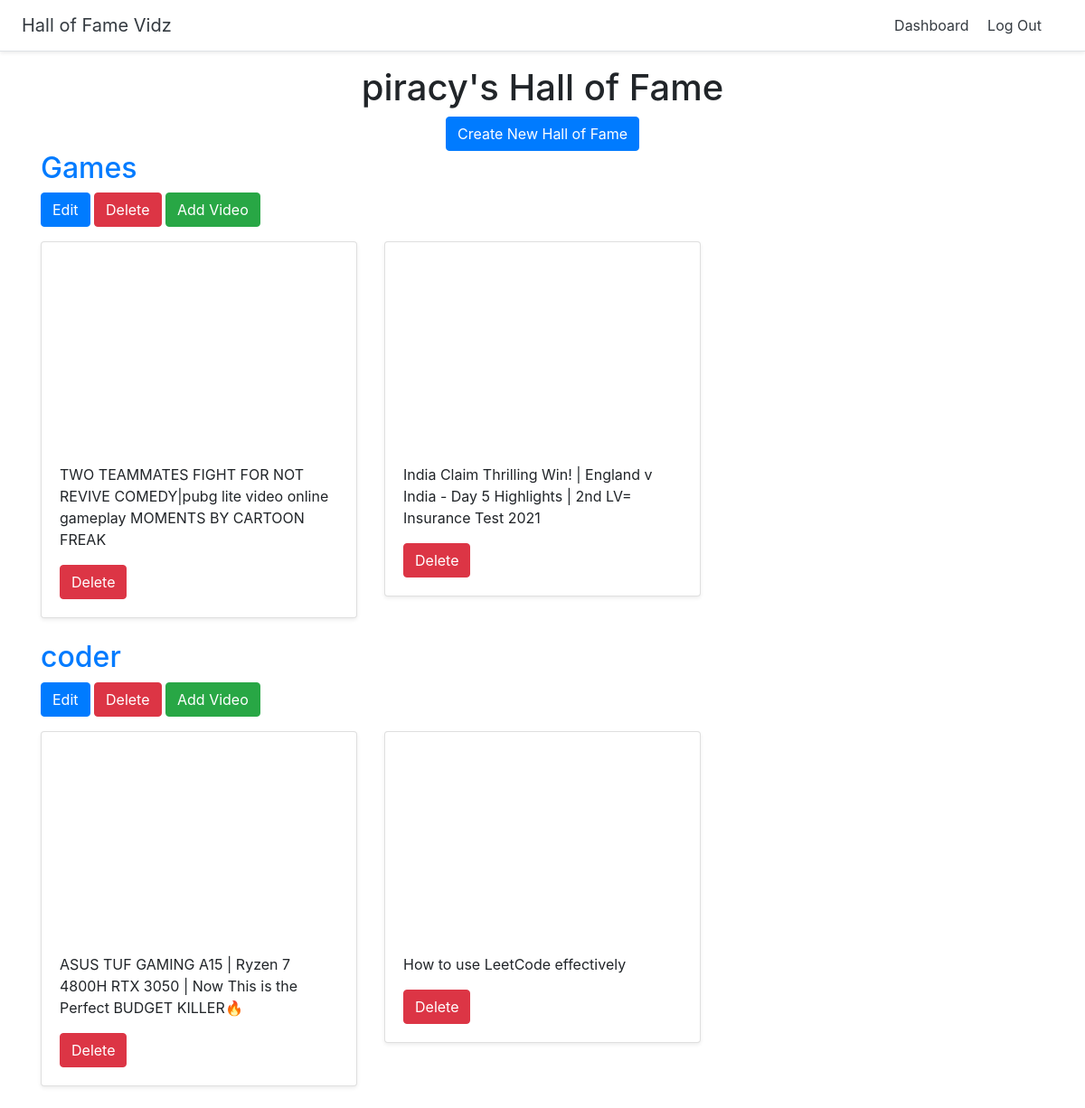
/dashboard/ (signed in), run on the app's committed database.
### halls/models.py (models this page shows, shortened)
class Hall(models.Model):
    title=models.CharField(max_length=255)
    user=models.ForeignKey(User,on_delete=models.CASCADE)

class Video(models.Model):
    title=models.CharField(max_length=255)
    url=models.URLField()
    youtube_id = models.CharField(max_length=255)
    hall = models.ForeignKey(Hall,on_delete=models.CASCADE)

### halls/views.py (the view)
# urls.py: path('dashboard/',views.dashboard, name='dashboard'),
@login_required
def dashboard(request):
    halls=Hall.objects.filter(user=request.user)
    return render(request,'halls/dashboard.html',{'halls':halls})

### halls/templates/halls/dashboard.html
{% extends 'halls/base.html' %}
{% block content %}
<div class="container">
<div class="text-center mt-3">
    <h1>{{ user.username }}'s Hall of Fame</h1>
    <a href="{% url 'create_hall' %}" class="btn btn-primary">Create New Hall of Fame</a>
</div>
{% for hall in halls %}
<h2><a href="{% url 'detail_hall' hall.id %}">{{ hall.title }}</a></h2>
<a href="{% url 'update_hall' hall.id %}" class="btn btn-primary">Edit</a>
<a href="{% url 'delete_hall' hall.id %}" class="btn btn-danger">Delete</a>
<a href="{% url 'add_video' hall.id %}" class="btn btn-success">Add Video</a>
<div class="row">
    {% for video in hall.video_set.all %}
    <div class="col-md-4 mt-3">
    <div class="card mb-4 shadow-sm">
        <iframe width="100%" height="225" src="https://www.youtube.com/embed/{{ video.youtube_id }}" title="YouTube video player" frameborder="0" allow="accelerometer; autoplay; clipboard-write; encrypted-media; gyroscope; picture-in-picture" allowfullscreen></iframe>
            <div class="card-body">
                <p class="card-text">{{ video.title }}</p>
                {% if user.id == hall.user.id %}
                    <a href="{% url 'delete_video' video.id %}" class="btn btn-danger">Delete</a>
                {% endif %}
            </div>
        </div>
    </div>
    {% endfor %}
    </div>
{% endfor %}
</div>
{% endblock %}

### data on the page
Hall: title "Games"
Video: title "TWO TEAMMATES FIGHT FOR NOT REVIVE COMEDY|pubg lite video online gameplay MOMENTS BY CARTOON FREAK"
Video: title "India Claim Thrilling Win! | England v India - Day 5 Highlights | 2nd LV= Insurance Test 2021"
Hall: title "coder"
Video: title "ASUS TUF GAMING A15 | Ryzen 7 4800H RTX 3050 | Now This is the Perfect BUDGET KILLER🔥"
Video: title "How to use LeetCode effectively"

### other printed values
{{ user.username }} "piracy"
